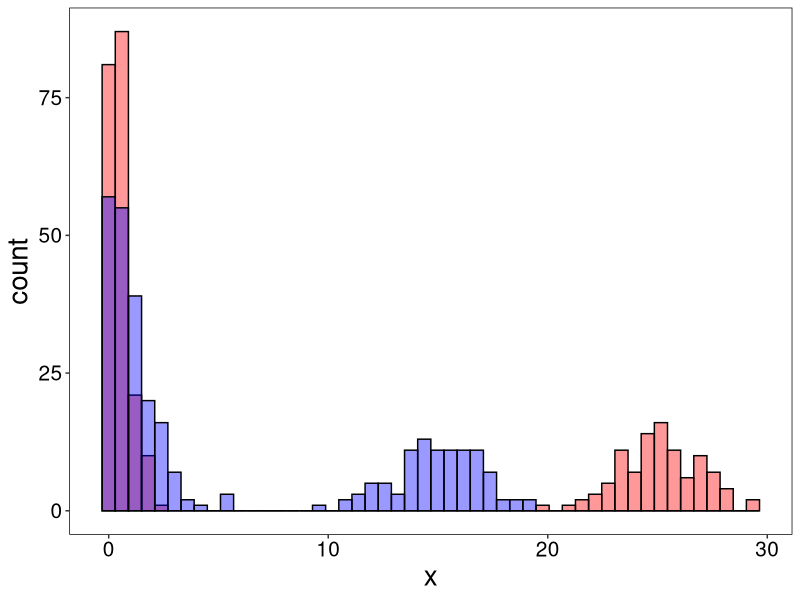
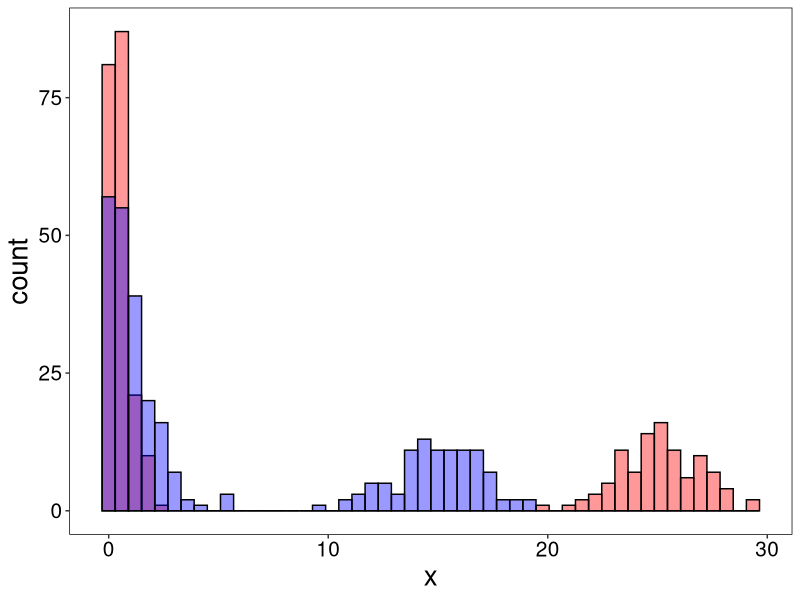
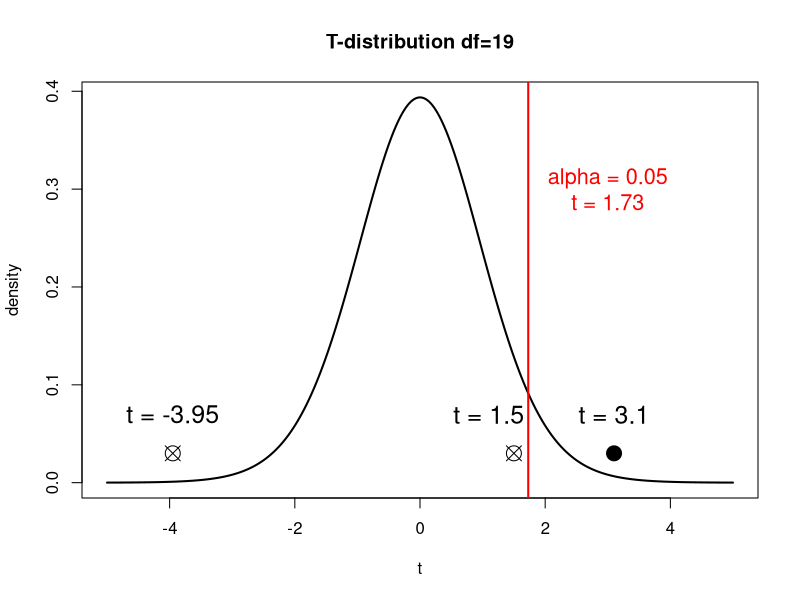
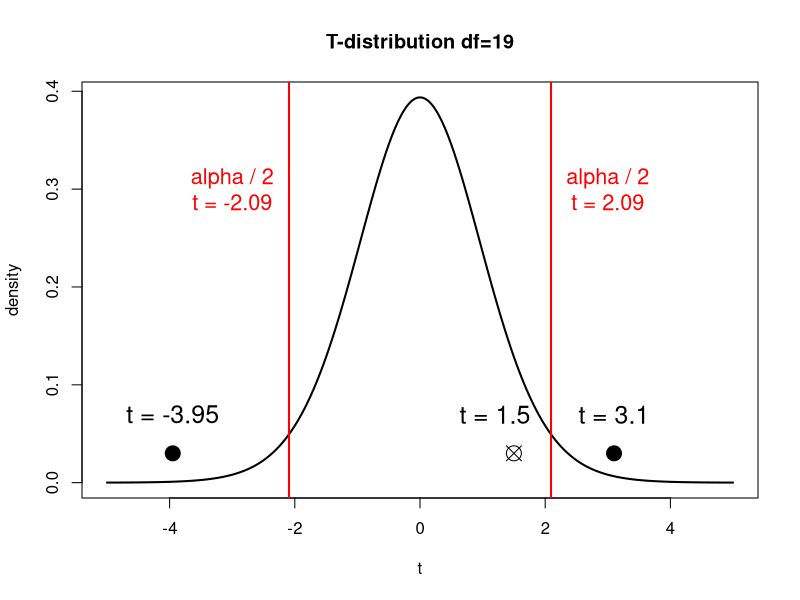

Source code (R) for these figures, in order:
## ---- chunk 1
knitr::opts_chunk$set(echo = F, fig.width = 8, fig.height = 4, dpi = 300)
library(dplyr)
library(tidyr)
library(ggplot2)

theme_custom <- theme(
    axis.text = element_text(size = 15),
    axis.title = element_text(size = 20),
    plot.title = element_text(size = 20, hjust = 0.5),
    plot.subtitle = element_text(size = 15, hjust = 0.5),
    legend.title = element_text(size = 15),
    legend.text = element_text(size = 15),
    panel.background = element_rect(fill = "white"), 
    panel.grid = element_blank()
  )

theme_set(theme_custom)
## ---- chunk 2
sample_1 = c(rexp(200, 2), rnorm(100, 25, 2)) %>%  data.frame(x=.)
sample_2 = c(rexp(200, 1), rnorm(100, 15, 2)) %>%  data.frame(x=.)

odttg = ggplot() + 
  geom_histogram(data=sample_1, mapping = aes(x=x),
                 bins=50, alpha=0.4, fill='red', col='black') +
  geom_histogram(data=sample_2, mapping = aes(x=x), 
                 bins=50, alpha=0.4, fill='blue', col='black')
## ---- chunk 3
#| fig-height: 6
#| fig-width: 8
odttg
## ---- chunk 4
#| fig-height: 6
#| fig-width: 8
odttg
## ---- chunk 5
# t1 = rt(100000, 3)
# t2 = rt(100000, 3)
# t5 = rt(100000, 5)
# t10 = rt(100000, 10)
# t30 = rt(100000, 30)
# t100 = rt(100000, 100)
# 
# dft = data.frame(t1,t2,t5,t10,t30,t100) %>%  
#   pivot_longer(values_to = 'value', 
#                cols = 1:5, names_to = 't') %>% 
#   mutate(t = as.factor(t))
# 
# dft %>%  ggplot(aes(col=t, 
#                     x=value, 
#                     y=..density..)) + 
#   # geom_histogram(alpha=0.4, bins = 100) +
#   geom_density() +
#   xlim(c(-5,5))

## ---- chunk 6
plot(x=seq(-5,5,0.01), y=dt(seq(-5,5,0.01), df=19), 'l', lwd=2,
     main = 'T-distribution df=19',
     xlab='t', ylab='density')
abline(v=qt(0.95, df=19), col='red', lwd=2) 
text(x =3, y = 0.3, col='red',
     labels = paste('alpha = 0.05\nt =', qt(0.95, df=19) %>%round(2)), cex=1.3)

points(x = c(1.5, 3.1,-3.95), y = rep(0.03, 3), pch=c(13,19,13), cex=2)
text(x = c(1.1, 3.1,-3.95), y = rep(0.07, 3), 
     labels = c('t = 1.5', 't = 3.1', 't = -3.95'), cex=1.5)
## ---- chunk 7
# plot(x=seq(0, 10,0.01), y=dchisq(seq(0,10,0.01), df=2), 'l', lwd=2,
#      main = 'Chi-squared distribution df=2', xlab='Chisq', ylab='density')
# abline(v=qchisq(0.95, df=2), col='red', lwd=2)
# text(x =7, y = 0.3, col='red',
#      labels = 'alpha = 0.05', cex=1)
# 
# points(x = c(2.1, 7.34), y = rep(0.03, 2), pch=c(13,19), cex=2)
# text(x = c(2.1, 7.34), y = rep(0.07, 3), 
#      labels = c('chisq. = 2.1', "chisq. = 7.34"), cex=1.2)
## ---- chunk 8
plot(x=seq(-5,5,0.01), y=dt(seq(-5,5,0.01), df=19), 'l', lwd=2,
     main = 'T-distribution df=19',
     xlab='t', ylab='density')
abline(v=qt(0.975, df=19), col='red', lwd=2) 
abline(v=qt(0.025, df=19), col='red', lwd=2)
text(x =c(-3,3), y = 0.3, col='red',
     labels = c(paste('alpha / 2\nt =', qt(0.025, df=19) %>% round(2)),
                paste('alpha / 2\nt =', qt(0.975, df=19) %>% round(2))), cex=1.3)


points(x = c(1.5, 3.1,-3.95), y = rep(0.03, 3), pch=c(13,19,19), cex=2)
text(x = c(1.2, 3.1,-3.95), y = rep(0.07, 3), 
     labels = c('t = 1.5', 't = 3.1', 't = -3.95'), cex=1.5)
## ---- chunk 9
qt(0.95, df=19)
qt(0.05, df=19)
## ---- chunk 10
qt(0.975, df=19)
qt(0.025, df=19)
